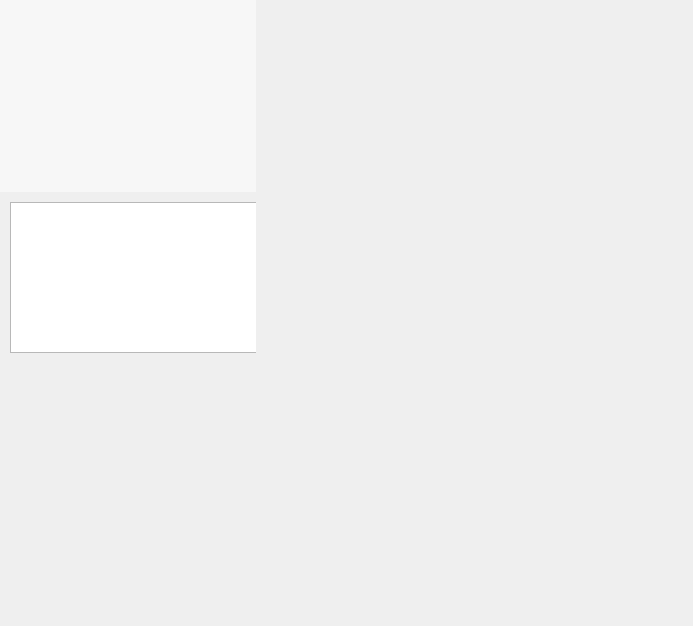
<?xml version="1.0" encoding="UTF-8"?>
<ui version="4.0">
 <class>CChatHistoryList</class>
 <widget class="QWidget" name="ChatHistoryList">
  <property name="geometry">
   <rect>
    <x>0</x>
    <y>0</y>
    <width>693</width>
    <height>626</height>
   </rect>
  </property>
  <property name="windowTitle">
    <string>ChatHistoryList</string>
  </property>
  <widget class="QWidget" name="centralWidget">
   <layout class="QGridLayout" name="gridLayout">
    <property name="leftMargin">
     <number>0</number>
    </property>
    <property name="topMargin">
     <number>0</number>
    </property>
    <property name="rightMargin">
     <number>0</number>
    </property>
    <property name="bottomMargin">
     <number>0</number>
    </property>
    <property name="spacing">
     <number>0</number>
    </property>
    <item row="0" column="0" colspan="2">
     <widget class="QListWidget" name="listWidget">
      <property name="sizePolicy">
       <sizepolicy hsizetype="Expanding" vsizetype="Preferred">
        <horstretch>0</horstretch>
        <verstretch>0</verstretch>
       </sizepolicy>
      </property>
      <property name="styleSheet">
       <string notr="true">
QListWidget {
  color: rgb(51, 51, 51);
  background-color: rgb(247, 247, 247);
  border: 1px solid rgb(247, 247, 247);
  outline: 0px;
}
QListWidget::Item {
  background-color: rgb(247, 247, 247);
}
QListWidget::Item:hover {
  background-color: rgb(247, 247, 247);
}
QListWidget::item:selected {
  color: black;
	background-color: rgb(247, 247, 247);
  border: 1px solid rgb(247, 247, 247);
}
QListWidget::item:selected:!active {
  border: 1px solid rgb(247, 247, 247);
  background-color: rgb(247, 247, 247);
  color:rgb(51,51,51);
}     </string>
      </property>
      <property name="verticalScrollBarPolicy">
       <enum>Qt::ScrollBarAsNeeded</enum>
      </property>
      <property name="horizontalScrollBarPolicy">
       <enum>Qt::ScrollBarAlwaysOff</enum>
      </property>
     </widget>
    </item>
    <item row="1" column="0" colspan="2">
     <widget class="QWidget" name="widget" native="true">
      <property name="minimumSize">
       <size>
        <width>0</width>
        <height>200</height>
       </size>
      </property>
      <property name="maximumSize">
       <size>
        <width>16777215</width>
        <height>200</height>
       </size>
      </property>
      <widget class="QTextEdit" name="textEdit">
       <property name="geometry">
        <rect>
         <x>10</x>
         <y>10</y>
         <width>561</width>
         <height>151</height>
        </rect>
       </property>
       <property name="sizePolicy">
        <sizepolicy hsizetype="Expanding" vsizetype="Preferred">
         <horstretch>0</horstretch>
         <verstretch>0</verstretch>
        </sizepolicy>
       </property>
      </widget>
      <widget class="QPushButton" name="pushButton">
       <property name="geometry">
        <rect>
         <x>440</x>
         <y>120</y>
         <width>81</width>
         <height>23</height>
        </rect>
       </property>
       <property name="text">
        <string>发送</string>
       </property>
      </widget>
     </widget>
    </item>
   </layout>
  </widget>
 </widget>
 <layoutdefault spacing="6" margin="11"/>
 <resources/>
 <connections/>
</ui>
